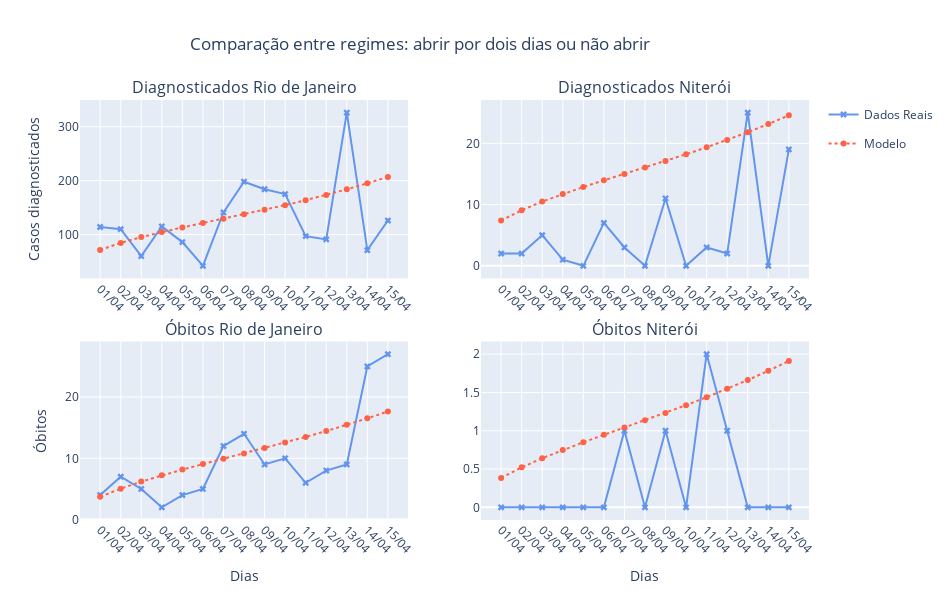

The cell this chart's notebook holds for it:
### Code cell
fig = make_subplots(rows=2, cols = 2, subplot_titles=(f'Diagnosticados %s' %(cidades[0][0]),
                                                      f'Diagnosticados %s' %(cidades[2][0]),
                                                      f'Óbitos %s' %(cidades[0][0]),
                                                      f'Óbitos %s' %(cidades[2][0])), vertical_spacing = .15)

## Casos Diagnosticados
fig.add_trace(go.Scatter(x=dates, y=dados_Rio[0], legendgroup = 'dados reais',name = 'Dados Reais', marker = dict(color = 'cornflowerblue', symbol = 'x')), row = 1, col = 1)
fig.add_trace(go.Scatter(x=dates, y=diagn[0], legendgroup = 'modelo',name = 'Modelo', marker = dict(color = 'tomato'), line = dict(dash = '3px')), row = 1, col = 1)

fig.add_trace(go.Scatter(x=dates, y=dados_Nit[0], legendgroup = 'dados reais',showlegend = False, name = 'Dados Reais', marker = dict(color = 'cornflowerblue', symbol = 'x')), row = 1, col = 2)
fig.add_trace(go.Scatter(x=dates, y=diagn[1], legendgroup = 'modelo',showlegend = False, name = 'Modelo', marker = dict(color = 'tomato'), line = dict(dash = '3px')), row = 1, col = 2)


## Obitos
fig.add_trace(go.Scatter(x=dates, y=dados_Rio[1], legendgroup = 'dados reais',name = 'Dados Reais', marker = dict(color = 'cornflowerblue', symbol = 'x'), showlegend = False), row = 2, col = 1)
fig.add_trace(go.Scatter(x=dates, y=deaths[0], legendgroup = 'modelo',name = 'Modelo', marker = dict(color = 'tomato'), showlegend = False, line = dict(dash = '3px')), row = 2, col = 1)

fig.add_trace(go.Scatter(x=dates, y=dados_Nit[1], legendgroup = 'dados reais',name = 'Dados Reais', marker = dict(color = 'cornflowerblue', symbol = 'x'), showlegend = False), row = 2, col = 2)
fig.add_trace(go.Scatter(x=dates, y=deaths[1], legendgroup = 'modelo',name = 'Modelo', marker = dict(color = 'tomato'), showlegend = False, line = dict(dash = '3px')), row = 2, col = 2)


fig.update_layout(title_x = .2, height=600, width=950, title_text =
                  'Comparação entre regimes: abrir por dois dias ou não abrir', xaxis = dict(tickangle = 45), xaxis2 = dict(tickangle = 45), xaxis3 = dict(tickangle = 45), xaxis4 = dict(tickangle = 45))

fig.update_yaxes(row = 1, col = 1, title_text = 'Casos diagnosticados')
fig.update_yaxes(row = 2, col = 1, title_text = 'Óbitos')
fig.update_xaxes(row = 2, col = 1, title_text = 'Dias')
fig.update_xaxes(row = 2, col = 2, title_text = 'Dias')

fig.show()

### Figure 1 — Plotly figure (JSON) as saved in the notebook; plotly's stock layout.template omitted (floating-point values rounded to 4 significant figures)
{"data": [{"legendgroup": "dados reais", "marker": {"color": "cornflowerblue", "symbol": "x"}, "name": "Dados Reais", "type": "scatter", "x": ["01/04", "02/04", "03/04", "04/04", "05/04", "06/04", "07/04", "08/04", "09/04", "10/04", "11/04", "12/04", "13/04", "14/04", "15/04"], "xaxis": "x", "y": [114, 110, 60, 115, 86, 42, 141, 198, 184, 175, 97, 91, 326, 71, 126], "yaxis": "y"}, {"legendgroup": "modelo", "line": {"dash": "3px"}, "marker": {"color": "tomato"}, "name": "Modelo", "type": "scatter", "x": ["01/04", "02/04", "03/04", "04/04", "05/04", "06/04", "07/04", "08/04", "09/04", "10/04", "11/04", "12/04", "13/04", "14/04", "15/04"], "xaxis": "x", "y": [71.56, 84.5, 95.32, 104.7, 113.3, 121.4, 129.4, 137.5, 145.8, 154.5, 163.8, 173.5, 183.9, 195.0, 206.9], "yaxis": "y"}, {"legendgroup": "dados reais", "marker": {"color": "cornflowerblue", "symbol": "x"}, "name": "Dados Reais", "showlegend": false, "type": "scatter", "x": ["01/04", "02/04", "03/04", "04/04", "05/04", "06/04", "07/04", "08/04", "09/04", "10/04", "11/04", "12/04", "13/04", "14/04", "15/04"], "xaxis": "x2", "y": [2, 2, 5, 1, 0, 7, 3, 0, 11, 0, 3, 2, 25, 0, 19], "yaxis": "y2"}, {"legendgroup": "modelo", "line": {"dash": "3px"}, "marker": {"color": "tomato"}, "name": "Modelo", "showlegend": false, "type": "scatter", "x": ["01/04", "02/04", "03/04", "04/04", "05/04", "06/04", "07/04", "08/04", "09/04", "10/04", "11/04", "12/04", "13/04", "14/04", "15/04"], "xaxis": "x2", "y": [7.392, 9.07, 10.49, 11.74, 12.88, 13.96, 15.01, 16.05, 17.11, 18.21, 19.35, 20.54, 21.81, 23.14, 24.56], "yaxis": "y2"}, {"legendgroup": "dados reais", "marker": {"color": "cornflowerblue", "symbol": "x"}, "name": "Dados Reais", "showlegend": false, "type": "scatter", "x": ["01/04", "02/04", "03/04", "04/04", "05/04", "06/04", "07/04", "08/04", "09/04", "10/04", "11/04", "12/04", "13/04", "14/04", "15/04"], "xaxis": "x3", "y": [4, 7, 5, 2, 4, 5, 12, 14, 9, 10, 6, 8, 9, 25, 27], "yaxis": "y3"}, {"legendgroup": "modelo", "line": {"dash": "3px"}, "marker": {"color": "tomato"}, "name": "Modelo", "showlegend": false, "type": "scatter", "x": ["01/04", "02/04", "03/04", "04/04", "05/04", "06/04", "07/04", "08/04", "09/04", "10/04", "11/04", "12/04", "13/04", "14/04", "15/04"], "xaxis": "x3", "y": [3.722, 5.047, 6.195, 7.218, 8.161, 9.058, 9.931, 10.8, 11.67, 12.57, 13.49, 14.45, 15.46, 16.52, 17.64], "yaxis": "y3"}, {"legendgroup": "dados reais", "marker": {"color": "cornflowerblue", "symbol": "x"}, "name": "Dados Reais", "showlegend": false, "type": "scatter", "x": ["01/04", "02/04", "03/04", "04/04", "05/04", "06/04", "07/04", "08/04", "09/04", "10/04", "11/04", "12/04", "13/04", "14/04", "15/04"], "xaxis": "x4", "y": [0, 0, 0, 0, 0, 0, 1, 0, 1, 0, 2, 1, 0, 0, 0], "yaxis": "y4"}, {"legendgroup": "modelo", "line": {"dash": "3px"}, "marker": {"color": "tomato"}, "name": "Modelo", "showlegend": false, "type": "scatter", "x": ["01/04", "02/04", "03/04", "04/04", "05/04", "06/04", "07/04", "08/04", "09/04", "10/04", "11/04", "12/04", "13/04", "14/04", "15/04"], "xaxis": "x4", "y": [0.3845, 0.5217, 0.6415, 0.7492, 0.8495, 0.9461, 1.041, 1.136, 1.233, 1.334, 1.438, 1.547, 1.662, 1.783, 1.911], "yaxis": "y4"}], "layout": {"annotations": [{"font": {"size": 16}, "showarrow": false, "text": "Diagnosticados Rio de Janeiro", "x": 0.225, "xanchor": "center", "xref": "paper", "y": 1, "yanchor": "bottom", "yref": "paper"}, {"font": {"size": 16}, "showarrow": false, "text": "Diagnosticados Niterói", "x": 0.775, "xanchor": "center", "xref": "paper", "y": 1, "yanchor": "bottom", "yref": "paper"}, {"font": {"size": 16}, "showarrow": false, "text": "Óbitos Rio de Janeiro", "x": 0.225, "xanchor": "center", "xref": "paper", "y": 0.425, "yanchor": "bottom", "yref": "paper"}, {"font": {"size": 16}, "showarrow": false, "text": "Óbitos Niterói", "x": 0.775, "xanchor": "center", "xref": "paper", "y": 0.425, "yanchor": "bottom", "yref": "paper"}], "height": 600, "title": {"text": "Comparação entre regimes: abrir por dois dias ou não abrir", "x": 0.2}, "width": 950, "xaxis": {"anchor": "y", "domain": [0, 0.45], "tickangle": 45}, "xaxis2": {"anchor": "y2", "domain": [0.55, 1], "tickangle": 45}, "xaxis3": {"anchor": "y3", "domain": [0, 0.45], "tickangle": 45, "title": {"text": "Dias"}}, "xaxis4": {"anchor": "y4", "domain": [0.55, 1], "tickangle": 45, "title": {"text": "Dias"}}, "yaxis": {"anchor": "x", "domain": [0.575, 1], "title": {"text": "Casos diagnosticados"}}, "yaxis2": {"anchor": "x2", "domain": [0.575, 1]}, "yaxis3": {"anchor": "x3", "domain": [0, 0.425], "title": {"text": "Óbitos"}}, "yaxis4": {"anchor": "x4", "domain": [0, 0.425]}}}
